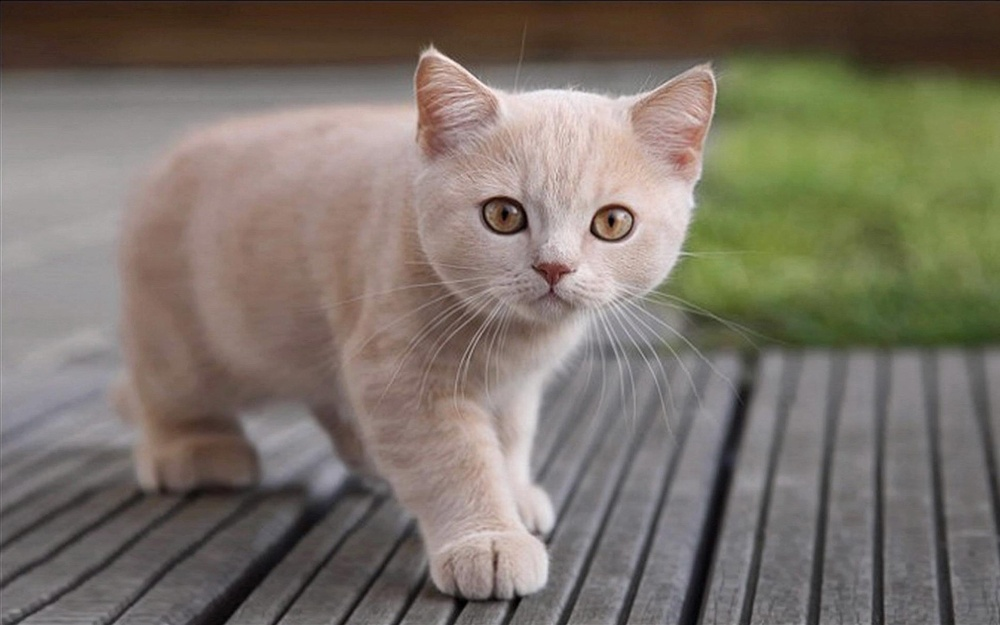
#> input picture slides/13  Convolutional Neural Network/3 Convolution Operator/cat.jpg, 1000 x 625 px, shrunk from 1920 x 1200 before the run, found by its file name
$ python sift_visualize.py
#> lines starting #> are read from the running program, lines starting #| are printed output that depends on the picture
import cv2
import matplotlib.pyplot as plt

# Read the image
image_path = '/home/moustafa/Downloads/cat.jpg'  # replace with your image path
image = cv2.imread(image_path)
#> image is the input picture: shape (625, 1000, 3); mean B, G, R 104.2, 114.7, 122.7

# Check if image is loaded properly
if image is None:
    print("Error: Could not read image.")
else:
    # Convert the image to grayscale
    gray_image = cv2.cvtColor(image, cv2.COLOR_BGR2GRAY)
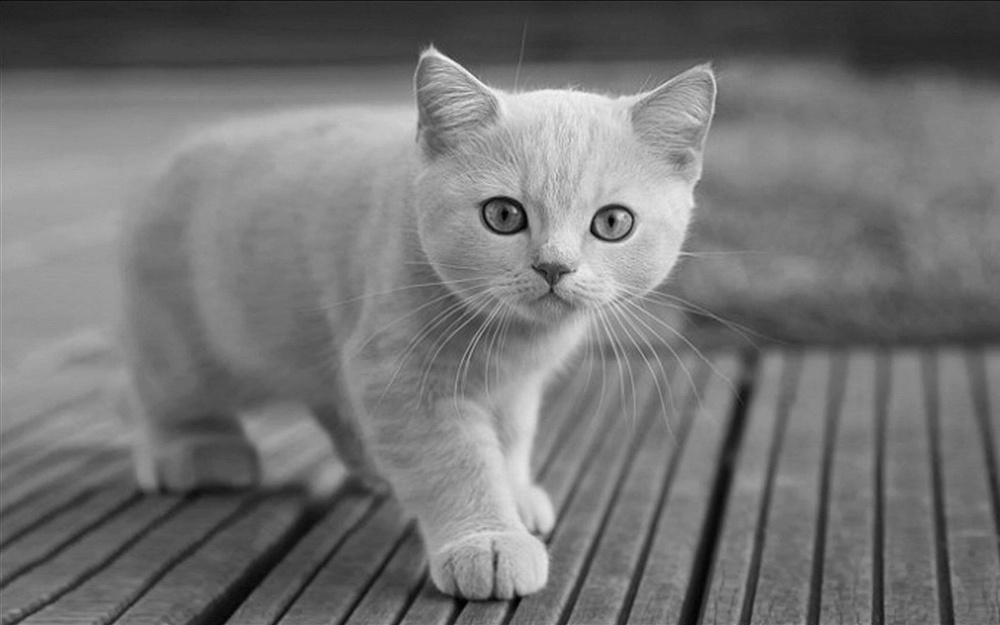
#> gray_image: shape (625, 1000); min 0, max 246, mean 115.9

    # Initialize SIFT detector
    sift = cv2.SIFT_create()

    # Detect SIFT features, also known as keypoints
    keypoints, descriptors = sift.detectAndCompute(gray_image, None)
#> keypoints = 882 keypoints; strongest (x, y, size): (593, 230, 6), (611, 221, 6.2), (609, 221, 27.3), (515, 210, 3.4)

    # Draw keypoints on the image
    keypoint_image = cv2.drawKeypoints(image, keypoints,
                                       None, flags=cv2.DRAW_MATCHES_FLAGS_DRAW_RICH_KEYPOINTS)
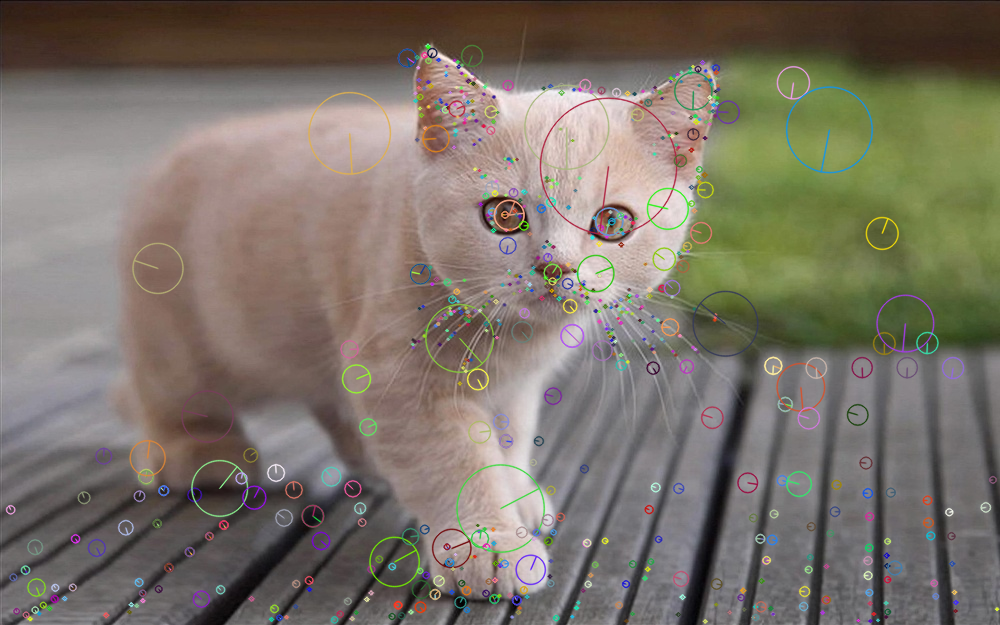
#> keypoint_image: shape (625, 1000, 3); mean B, G, R 104.3, 115, 122.8

    # Convert image color from BGR to RGB
    keypoint_image = cv2.cvtColor(keypoint_image, cv2.COLOR_BGR2RGB)

    # Show the image with keypoints
    plt.imshow(keypoint_image)
    plt.title('SIFT Keypoints')
    plt.axis('off')  # Hide axis
    plt.show()
